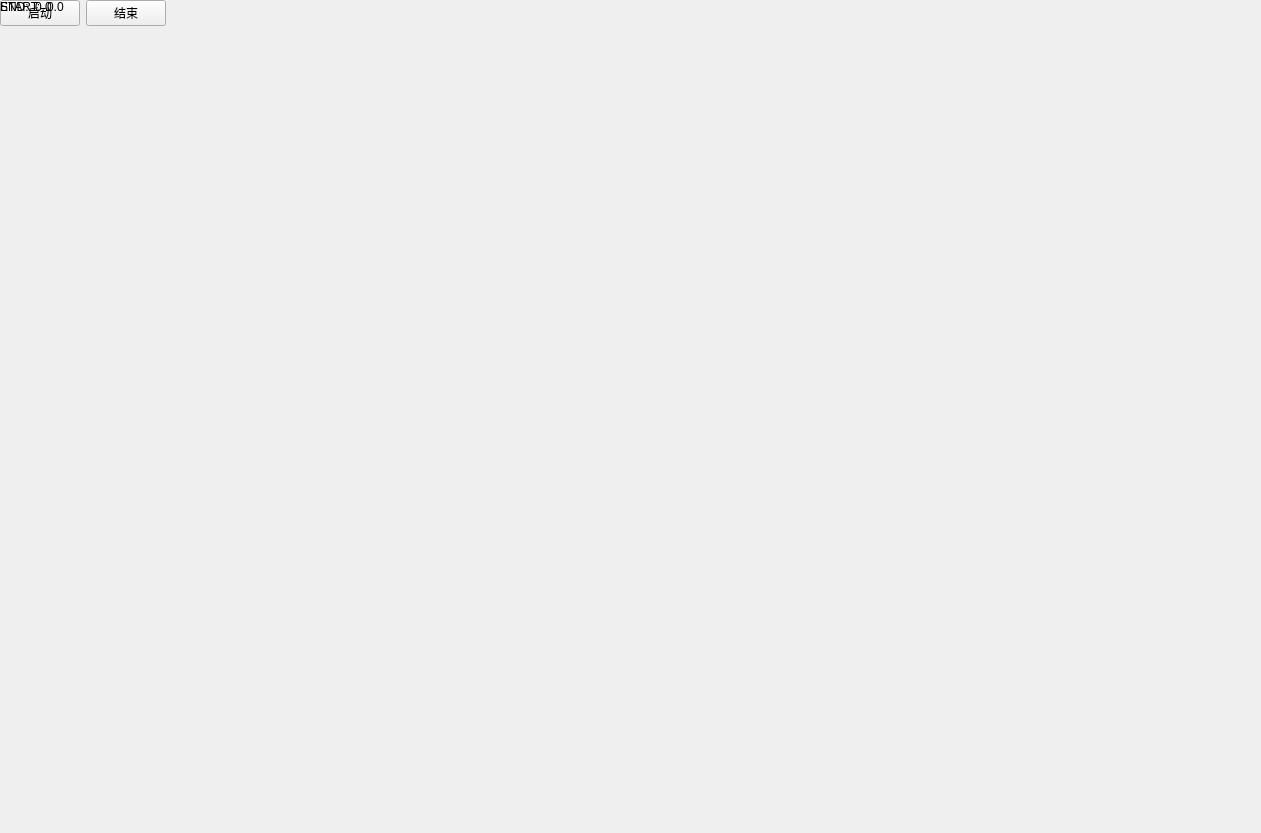
<?xml version="1.0" encoding="UTF-8"?>
<ui version="4.0">
 <class>Form</class>
 <widget class="QWidget" name="Form">
  <property name="geometry">
   <rect>
    <x>0</x>
    <y>0</y>
    <width>1261</width>
    <height>833</height>
   </rect>
  </property>
  <property name="windowTitle">
   <string>Form</string>
  </property>
  <widget class="QWidget" name="">
   <layout class="QHBoxLayout" name="horizontalLayout_3">
    <item>
     <widget class="QPushButton" name="pushButton">
      <property name="text">
       <string>启动</string>
      </property>
     </widget>
    </item>
    <item>
     <widget class="QPushButton" name="pushButton_2">
      <property name="text">
       <string>结束</string>
      </property>
     </widget>
    </item>
   </layout>
  </widget>
  <widget class="QWidget" name="">
   <layout class="QHBoxLayout" name="horizontalLayout_2">
    <item>
     <widget class="QLabel" name="label">
      <property name="text">
       <string>START:</string>
      </property>
     </widget>
    </item>
    <item>
     <widget class="QLabel" name="start">
      <property name="text">
       <string>0.0</string>
      </property>
     </widget>
    </item>
   </layout>
  </widget>
  <widget class="QWidget" name="">
   <layout class="QHBoxLayout" name="horizontalLayout">
    <item>
     <widget class="QLabel" name="label_2">
      <property name="text">
       <string>END:</string>
      </property>
     </widget>
    </item>
    <item>
     <widget class="QLabel" name="label_4">
      <property name="text">
       <string>0.0</string>
      </property>
     </widget>
    </item>
   </layout>
  </widget>
 </widget>
 <resources/>
 <connections/>
</ui>
